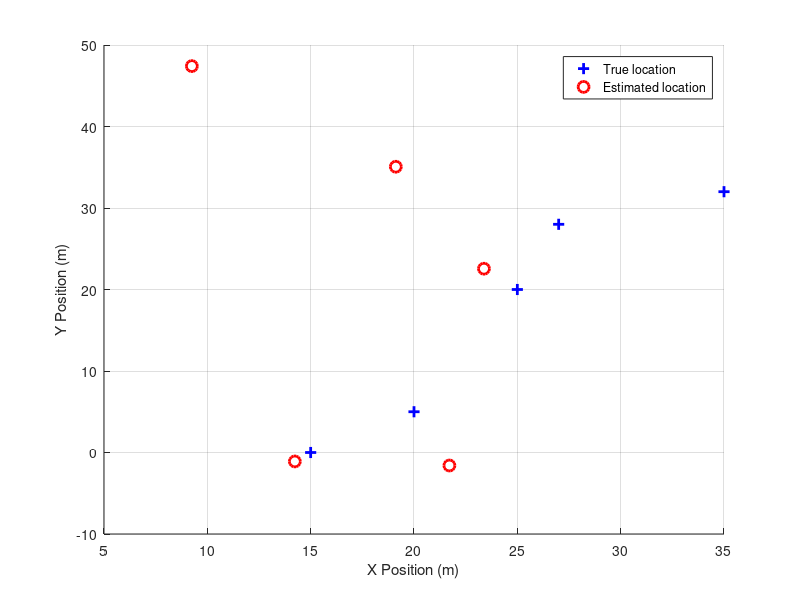

Write the MATLAB code that produced this figure. (Note: this script raises an error after producing the figure.)

N = 3;  % number of anchors
M = 5;  % number of users

% distance dependent err SNR
distMeasurementErrRatio = 0.15;  % it means that the accuracy of distance measurement is 90 %
								% for instance the inaccuracy of a 1m measured distance
								% is around .1 meter.

networkSize = 50;  % we consider a 50x50 area that the mobile can wander

anchorLoc   = [0  0; % set the anchor at 4 vertices of the region
			   -10  0;
			   0   -10];

% building a random location for the mobile node
%mobileLoc  = networkSize*rand(M,2);

mobileLoc = [15 0;
			20 5;
			25 20;
			27 28;
			35 32];


% Computing the Euclidian distances    
	% very fast computation :)
	% distance   = sqrt(sum( (anchorLoc - repmat(mobileLoc,N,1)).^2 , 2));
	
% easy to understand computation
distance = zeros(N,M);
for m = 1 : M
	for n = 1 : N
			distance(n,m) = sqrt( (anchorLoc(n,1)-mobileLoc(m,1)).^2 + ...
										(anchorLoc(n,2)-mobileLoc(m,2)).^2  );
	end
end
% Plot the scenario
f1 = figure(1);
clf
% plot(anchorLoc(:,1),anchorLoc(:,2),'ko','MarkerSize',8,'lineWidth',2,'MarkerFaceColor','k');
grid on
hold on
plot(mobileLoc(:,1),mobileLoc(:,2),'b+','MarkerSize',8,'lineWidth',2);

% noisy measurements
distanceNoisy = distance + distance.*distMeasurementErrRatio.*(rand(N,M)-1/2);

% using gaussian 


numOfIteration = 5;

% Initial guess (random locatio)
mobileLocEst = networkSize*rand(M,2);
% repeatation
for m = 1 : M
	for i = 1 : numOfIteration
		% computing the esimated distances
		distanceEst   = sqrt(sum( (anchorLoc - repmat(mobileLocEst(m,:),N,1)).^2 , 2));
		% computing the derivatives
			% d0 = sqrt( (x-x0)^2 + (y-y0)^2 )
			% derivatives -> d(d0)/dx = (x-x0)/d0
			% derivatives -> d(d0)/dy = (y-y0)/d0
		distanceDrv   = [(mobileLocEst(m,1)-anchorLoc(:,1))./distanceEst ... % x-coordinate
						 (mobileLocEst(m,2)-anchorLoc(:,2))./distanceEst];   % y-coordinate
		% delta 
		delta = - (distanceDrv.'*distanceDrv)^-1*distanceDrv.' * (distanceEst - distanceNoisy(:,m));
		% Updating the estimation
		mobileLocEst(m,:) = mobileLocEst(m,:) + delta.';
	end
end    
plot(mobileLocEst(:,1),mobileLocEst(:,2),'ro','MarkerSize',8,'lineWidth',2);
legend('True location','Estimated location',...
	   'Location','Best')

% Compute the Root Mean Squred Error
Err = mean(sqrt(sum((mobileLocEst-mobileLoc).^2)));
xlabel('X Position (m)');
ylabel('Y Position (m)');
ax = gca;
ax.FontSize = 16;
title({'Tx power: 23dBm;', strcat('Mean Estimation Error: ',num2str(Err),'meters')})
axis([-0.1 1.1 -0.1 1.1]*networkSize)
